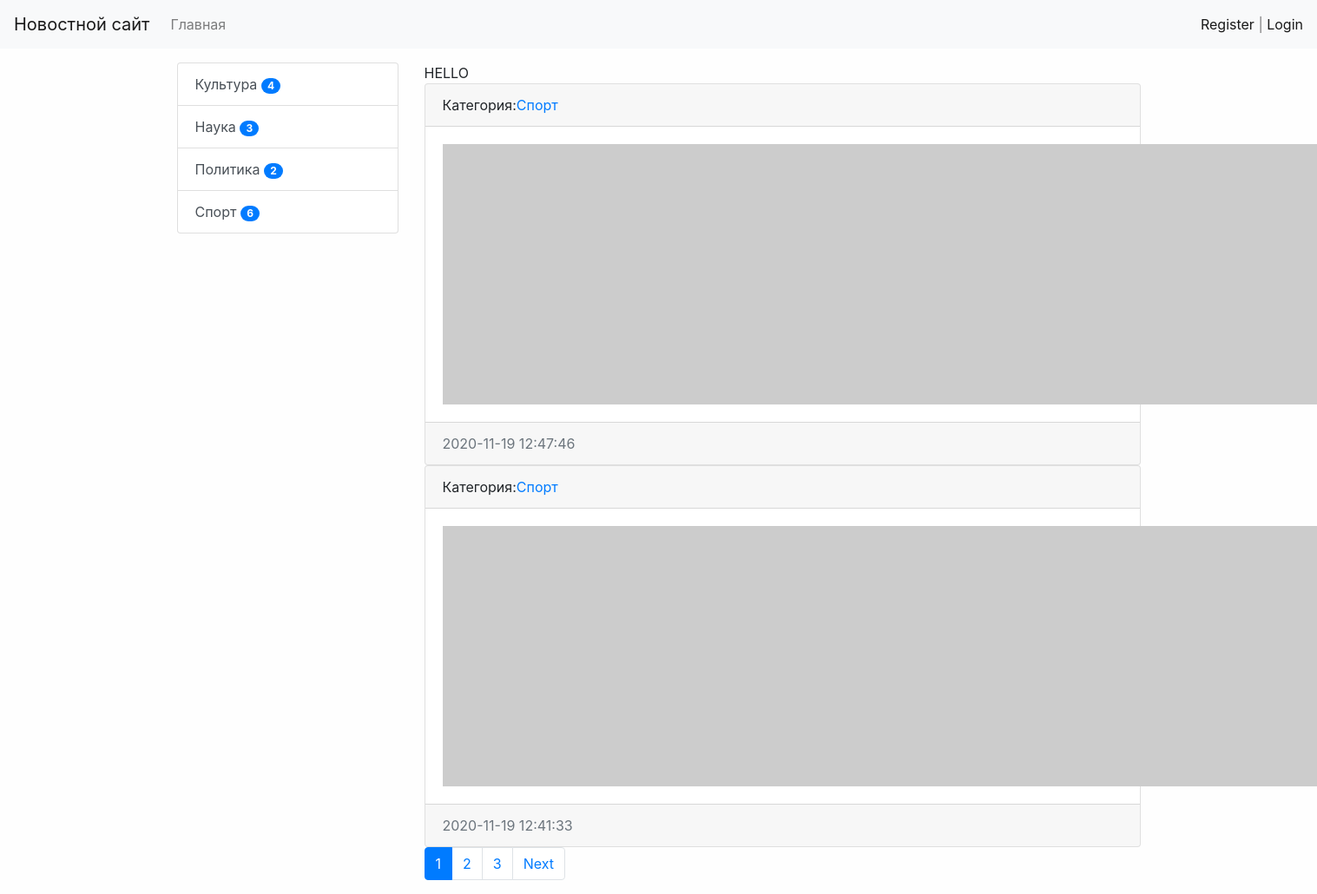
The page / on the database its author committed.
### news/models.py (models this page shows, shortened)
class Category(models.Model):
    title = models.CharField(max_length=150, db_index=True)
    def get_absolute_url(self):
        return reverse('category', kwargs={'category_id': self.pk})
    def __str__(self):
        return self.title
    class Meta:
        verbose_name = 'Категория'
        verbose_name_plural = 'Категории'
        ordering = ['title']

class News(models.Model):
    title = models.CharField(max_length=150, verbose_name='Наименование')
    content = models.TextField(blank=True, verbose_name='Контент')
    created_at = models.DateTimeField(auto_now_add=True, verbose_name='Создано')
    updated_at = models.DateTimeField(auto_now=True, verbose_name='Обновлено')
    photo = models.ImageField(upload_to='photo/%Y/%m/%d/', verbose_name='Фото', blank=True)
    is_published = models.BooleanField(default=True, verbose_name='Опубликовано')
    category = models.ForeignKey('Category', on_delete=models.PROTECT,  verbose_name='Категория')
    view = models.IntegerField(default=0)
    def get_absolute_url(self):
        return reverse('view_news', kwargs={'pk': self.pk})
    class Meta:
        verbose_name = 'Новость'
        verbose_name_plural = 'Новости'
        ordering = ['-created_at']

### news/views.py (the view)
# urls.py: path('',HomeNews.as_view(), name='home'),
class HomeNews(Mymixin, ListView):
    model = News
    template_name = 'news/home_news_list.html'
    context_object_name = 'news'
    mixin_prop = 'hello'
    paginate_by = 2
    def get_context_data(self, *, object_list=None, **kwargs):
        context = super().get_context_data(**kwargs)
        context['title'] = self.get_upper('Главная страница')
        context['mixin_prop'] = self.get_prop()
        return context
    def get_queryset(self):
        return News.objects.filter(is_published=True).select_related('category')

### news/templatetags/news_tags.py (called while the page is built)
@register.simple_tag(name='get_list_categories')
def get_categories():
    return Category.objects.all()

@register.inclusion_tag('news/list_categories.html')
def show_categories():
    categories = Category.objects.annotate(cnt=Count('news',filter=F('news__is_published'))).filter(cnt__gt=0)
    return {'categories': categories}

### news/utils.py (called while the page is built)
    def get_prop(self):
        return self.mixin_prop.upper()

    def get_upper(self,s):
        if isinstance(s,str):
            return s.upper()
        else:
            return s.title.upper()

### news/templates/news/home_news_list.html (shortened to what this page needs)
{% extends 'base.html' %}
{% block sitebar %}
{% include 'inc/_sidebar.html' %}
{% endblock %}
{% block content %}
{{ mixin_prop }}
{% for item in news %}
<div class="card bm-3">
  <div class="card-header">
    Категория:<a href="{{ item.category.get_absolute_url }}">{{ item.category }}</a>
  </div>
  <div class="card-body">
    <div class="media">
      {% if item.photo %}
      <img src="{{ item.photo.url }}" alt="" width="300" class="mr-3">
      {% else %}
      <img src="https://picsum.photos/id/1060/300/235/?blur=2" alt="" class="mr-3">
      {% endif %}
    </div>
  </div>
  <div class="card-footer text-muted">
    {{ item.created_at|date:"Y-m-d H:i:s" }}
  </div>
</div>
{% endfor %}
{% endblock %}

### news/templates/news/list_categories.html
<div class="list-group">
  {% for item in categories %}
  <a href=" {{ item.get_absolute_url }}" class="list-group-item list-group-item-action">{{ item.title }}  <span class="badge badge-primary badge-pill">{{ item.cnt }}</span></a>
  {% endfor %}
</div>

### mysite/static/css/style.css (style rules this page uses)
body { background-color: #fefefe; }

### rows shown on the page
Category: title "Культура", cnt "4"
Category: title "Наука", cnt "3"
Category: title "Политика", cnt "2"
Category: title "Спорт", cnt "6"
News: category "Спорт", created_at "2020-11-19 12:47:46"
News: category "Спорт", created_at "2020-11-19 12:41:33"

### other values the page prints
{{ mixin_prop }} "HELLO"
{{ p }} "1"
{{ p }} "2" "3"
